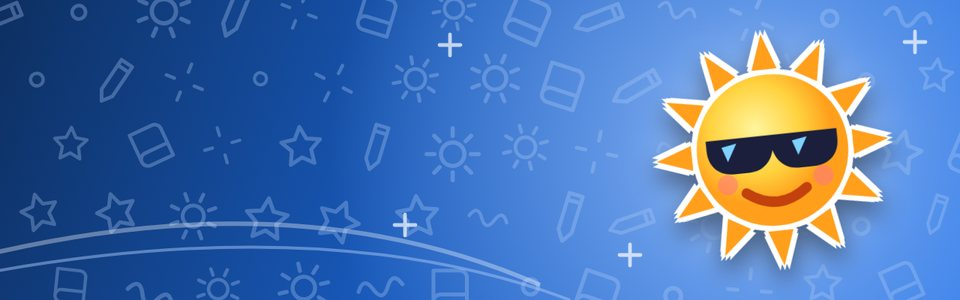
#> input picture assets/calendario/mes-01.jpg, 960 x 300 px
$ python clarear_pb.py ../assets/calendario/mes-01.jpg ../assets/calendario/mes-02.jpg 5
#> lines starting #> are read from the running program, lines starting #| are printed output that depends on the picture
"""Versão para impressão em preto e branco: a MESMA arte colorida, em cinza.

Nada é redesenhado: cada ponto vira cinza (pela claridade que o olho percebe) e os tons
escuros são clareados por igual, para gastar menos tinta. O branco continua branco.
Na 2ª folha, a área de Aluno(a) e Data ganha um quadro claro, para a caneta aparecer.
Uso: python scripts/clarear_pb.py entrada.jpg saida.jpg [1|2]
"""
import sys
import cv2
import numpy as np
from PIL import Image, ImageDraw, ImageFont

# 1.0 = cinza normal; quanto menor, mais claro (o preto vira 1 - FORCA de cinza)
FORCA = .75
FM = '/usr/share/fonts/opentype/inter/Inter-SemiBold.otf'
TEXTO = (45, 45, 45)
LINHA = (70, 70, 70)
QUADRO = (250, 250, 250)


def achar_linha(a, u):
    """Linha branca do 'Aluno(a): ____' na arte colorida da 2ª folha: (x0, x1) ou None."""
    branco = a.min(2) > 200
    y = int(round(46 * u))
    melhor = None
    for yy in range(y - int(3 * u), y + int(3 * u) + 1):
        d = np.diff(np.r_[0, branco[yy].astype(np.int8), 0])
        ini, fim = np.nonzero(d == 1)[0], np.nonzero(d == -1)[0]
        if not len(ini):
            continue
        k = np.argmax(fim - ini)
        if fim[k] - ini[k] > 90 * u and (melhor is None or fim[k] - ini[k] > melhor[1] - melhor[0]):
            melhor = (int(ini[k]), int(fim[k]))
    return melhor


def quadro_aluno(im, cor):
    """Quadro claro atrás de Aluno(a) e Data (2ª folha). Devolve a caixa da data em unidades de 1024."""
    u = im.width / 1024
    ln = achar_linha(np.array(cor).astype(int), u)
    if not ln:
        return None
    ax = ln[0] - 100 * u
    d = ImageDraw.Draw(im)
    d.rounded_rectangle((ax - 14 * u, 13 * u, ln[1] + 6 * u, 103 * u), radius=10 * u, fill=QUADRO)
    f = ImageFont.truetype(FM, int(round(20 * u)))
    d.text((ax, 24 * u), 'Aluno(a):', font=f, fill=TEXTO)
    esp = max(1, int(round(1.6 * u)))
    d.line([(ln[0], 46 * u), (ln[1] - 4 * u, 46 * u)], fill=LINHA, width=esp)
    d.text((ax, 62 * u), 'Data:', font=f, fill=TEXTO)
    dx, yb = ax + 62 * u, 84 * u
    for w in (34, 34, 52):
        d.line([(dx, yb), (dx + w * u, yb)], fill=LINHA, width=esp)
        dx += w * u
        if w != 52:
            d.text((dx + 2 * u, 62 * u), '/', font=f, fill=TEXTO)
            dx += 14 * u
    return [round((ax + 60 * u) / u), 60, round(dx / u) + 2, 88]


def clarear(src, dst, pagina=1):
#> called with src = '../assets/calendario/mes-01.jpg', dst = '../assets/calendario/mes-02.jpg', pagina = 5
    cor = Image.open(src).convert('RGB')
#> cor is the input picture: PIL image 960x300 RGB; mean R, G, B 75.2, 116.5, 177.2
    a = np.array(cor).astype(np.float32) / 255
    l = cv2.cvtColor(a, cv2.COLOR_RGB2Lab)[..., 0] / 100
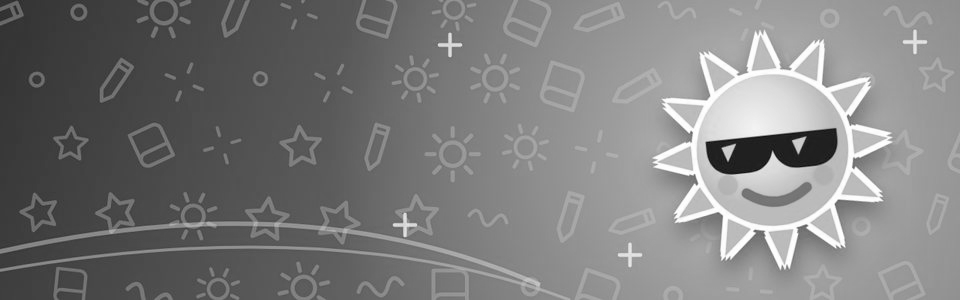
#> l: shape (300, 960) float32; min 0.0402, max 1, mean 0.49
    g = 1 - (1 - l) * FORCA
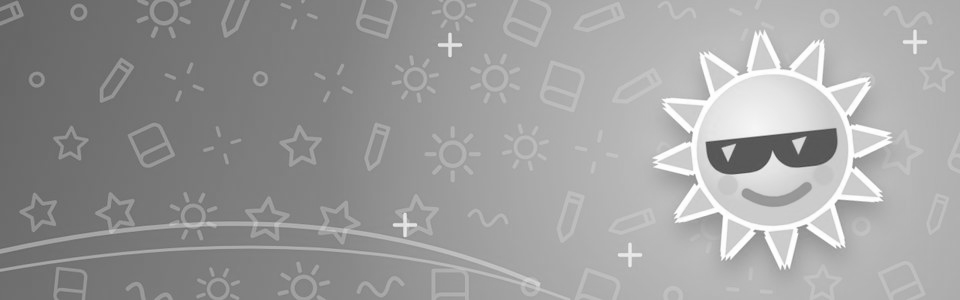
#> g: shape (300, 960) float32; min 0.28, max 1, mean 0.617
    im = Image.fromarray((g * 255).round().clip(0, 255).astype(np.uint8)).convert('RGB')
    caixa = quadro_aluno(im, cor) if pagina == 2 else None
    im.save(dst, quality=92, subsampling=0)
    return caixa


if __name__ == '__main__':
    print(clarear(sys.argv[1], sys.argv[2], int(sys.argv[3]) if len(sys.argv) > 3 else 1))
